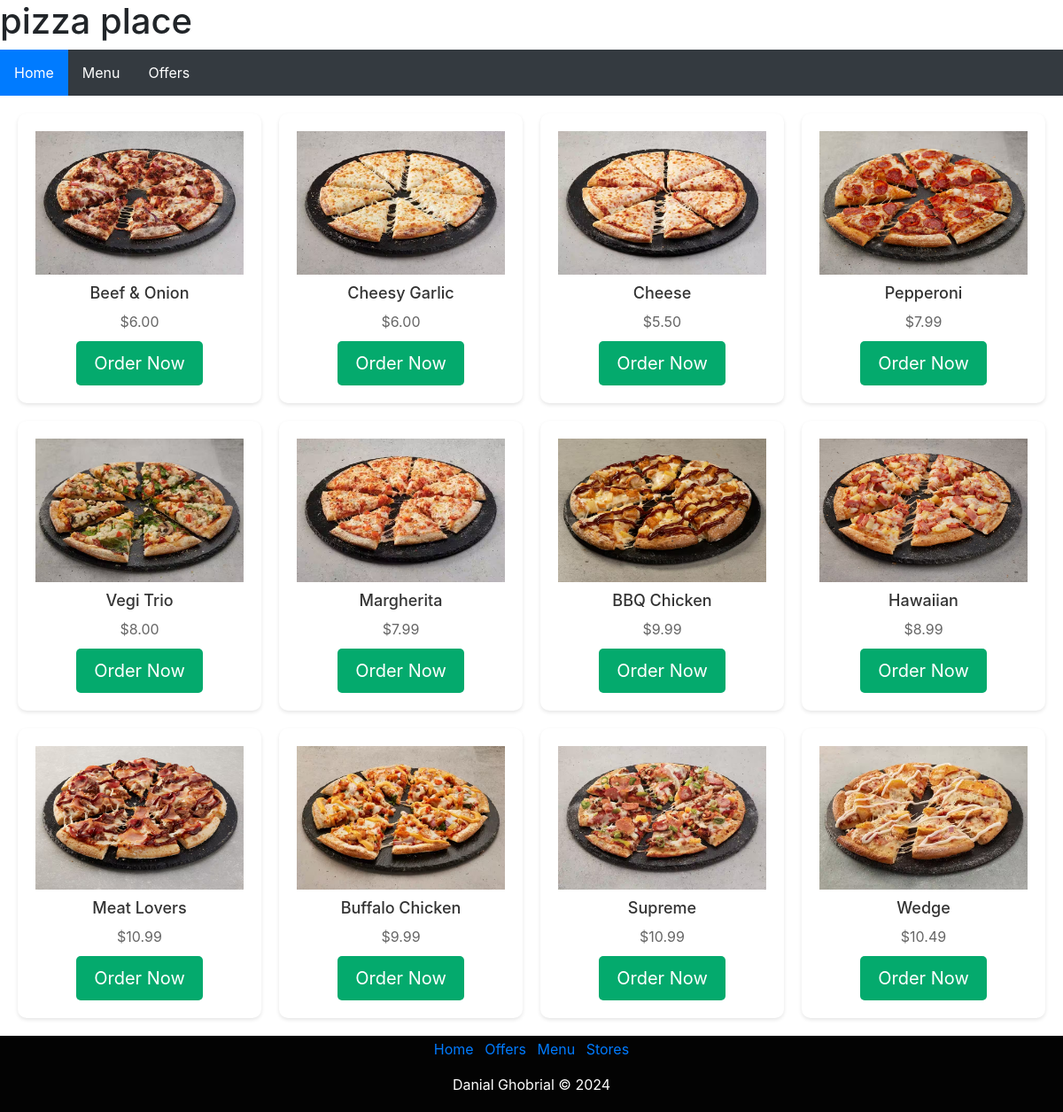
The page /menu on the database its author committed.
### tables this page shows
CREATE TABLE Pizza (ID INTEGER PRIMARY KEY, Type TEXT, Price REAL, photo);

### routes.py (the view)
@app.route('/menu')
def menu():
    conn = sqlite3.connect(DATABASE)
    cur = conn.cursor()
    cur.execute('SELECT * FROM Pizza')
    results = cur.fetchall()
    cur.execute('SELECT * FROM Base')
    bases = cur.fetchall()
    conn.close()
    if 'user' in session:
        return render_template('menu.html', results=results, bases=bases, title="Menu")
    else:
        return render_template('menuout.html', results=results)

### templates/menuout.html
{% extends "layout.html" %}
{% block content %}
<div class="gridmenu">
  {% for item in results %}
  <div class="menu-item">
    <a href="/pizzaout/{{ item[0] }}">
      <img src="{{ item[3] }}" alt="{{ item[1] }}">
      <h3>{{ item[1] }}</h3>
      <span>${{ "%.2f"|format(item[2]) }}</span>
      <a href="/login">
        <button class="order-now-button">Order Now</button>
      </a>
    </a>
  </div>
  {% endfor %}
</div>
{% endblock %}

### templates/layout.html (shortened to what this page needs)
<!DOCTYPE html>
<html>
    <head>
        <link rel="stylesheet" href="../static/CSS/style.css">
    </head>
    <body>
        <header>
            {% include "header.html" %}
        </header>
        <nav>
            {% include "nav.html" %}
        </nav>
        <main>
            {% block content %}{% endblock %}
        </main>
        <footer>
            {% include "footer.html" %}
        </footer>
    </body>
</html>

### templates/header.html
<h1>pizza place</h1>

### templates/nav.html (shortened to what this page needs)
<ul class="topnav">
    {% if 'user'not in session %}
    <li><a class="active" href="/">Home</a></li>
    <li><a href="/menu">Menu</a></li>
    <li><a href="/offers">Offers</a></li>
    {% endif %}
</ul>

### templates/footer.html
<!DOCTYPE html>
<html>
<head>
    <link rel="stylesheet" href="https://cdnjs.cloudflare.com/ajax/libs/twitter-bootstrap/4.1.3/css/bootstrap.min.css">
</head>
<body>
    <div class="footer-basic">
        <footer>
            <ul class="list-inline">
            <li class="list-inline-item"><a href="/">Home</a></li>
                <li class="list-inline-item"><a href="/offers">Offers</a></li>
                <li class="list-inline-item"><a href="/menu">Menu</a></li>
                <li class="list-inline-item"><a href="/stores">Stores</a></li>
            </ul>
            <p class="copyright">Danial Ghobrial © 2024</p>
        </footer>
    </div>
</body>
</html>

### static/CSS/style.css (style rules this page uses)
body { font-family: 'Segoe UI', Tahoma, Geneva, Verdana, sans-serif; background-color: #f8f9fa; color: #343a40; margin: 0; padding: 0; line-height: 1.6; }
a { text-decoration: none; }
ul.topnav { list-style-type: none; margin: 0; padding: 0; overflow: hidden; background-color: #343a40; position: sticky; top: 0; z-index: 1000; }
ul.topnav li { float: left; }
ul.topnav li a { display: block; color: #ffffff; text-align: center; padding: 14px 16px; }
ul.topnav li a.active { background-color: #007bff; }
button { background-color: #04AA6D; color: #ffffff; border: none; border-radius: 5px; padding: 10px 20px; font-size: 16px; cursor: pointer; transition: background-color 0.3s, transform 0.3s; }
.gridmenu { display: grid; grid-template-columns: auto auto auto auto; gap: 20px; padding: 20px; }
.gridmenu img { width: 100%; height: auto; }
.gridmenu > div { background-color: #ffffff; text-align: center; font-size: 20px; padding: 20px; border-radius: 10px; box-shadow: 0 2px 4px rgba(0, 0, 0, 0.1); }
.gridmenu { display: grid; grid-template-columns: repeat(auto-fit, minmax(250px, 1fr)); gap: 20px; padding: 20px; }
.menu-item { background-color: #ffffff; text-align: center; padding: 20px; border-radius: 10px; box-shadow: 0 2px 4px rgba(0, 0, 0, 0.1); transition: box-shadow 0.3s; }
.menu-item img { width: 100%; height: auto; }
.menu-item h3 { font-size: 18px; color: #333333; margin: 10px 0; }
.menu-item span { font-size: 16px; color: #666; margin-bottom: 10px; display: block; }
.order-now-button { background-color: #04AA6D; color: white; padding: 10px 20px; border: none; border-radius: 5px; cursor: pointer; transition: background-color 0.3s; text-decoration: none; }
.footer-basic { text-align: center; color: white; padding: 3px; background-color: rgb(3, 3, 3); color: white; text-decoration: none; }

### rows shown on the page
Pizza: photo (picture), Type "Beef & Onion", Price "6.00"
Pizza: photo (picture), Type "Cheesy Garlic", Price "6.00"
Pizza: photo (picture), Type "Cheese", Price "5.50"
Pizza: photo (picture), Type "Pepperoni", Price "7.99"
Pizza: photo (picture), Type "Vegi Trio", Price "8.00"
Pizza: photo (picture), Type "Margherita", Price "7.99"
Pizza: photo (picture), Type "BBQ Chicken", Price "9.99"
Pizza: photo (picture), Type "Hawaiian", Price "8.99"
Pizza: photo (picture), Type "Meat Lovers", Price "10.99"
Pizza: photo (picture), Type "Buffalo Chicken", Price "9.99"
Pizza: photo (picture), Type "Supreme", Price "10.99"
Pizza: photo (picture), Type "Wedge", Price "10.49"
